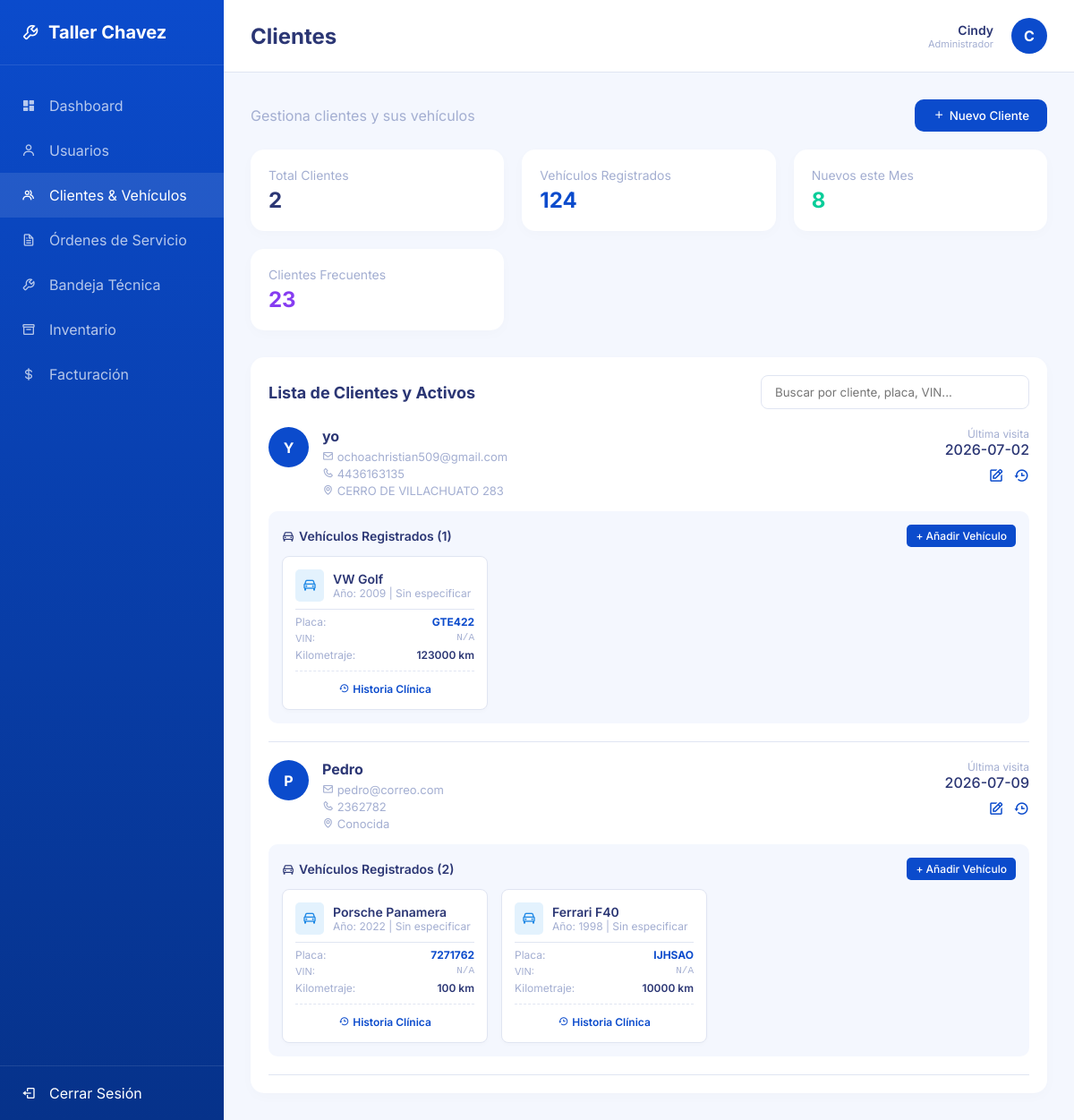
/clientes/ (signed in), run on the app's committed database.
### usuarios/models.py (models this page shows, shortened)
class UsuarioPersonalizado(AbstractUser):
    ROLES = (
        ('ADMIN', 'Administrador'),
        ('MECANICO', 'Mecánico'),
        ('RECEPCIONISTA', 'Recepcionista'),
    )
    rol = models.CharField(max_length=20, choices=ROLES, default='RECEPCIONISTA')
    telefono = models.CharField(max_length=20, blank=True, null=True)

### clientes/models.py (models this page shows, shortened)
class Cliente(models.Model):
    nombre = models.CharField(max_length=100)
    email = models.EmailField(unique=True, blank=True, null=True)
    telefono = models.CharField(max_length=20)
    direccion = models.TextField(blank=True, null=True)
    fecha_registro = models.DateTimeField(auto_now_add=True)

class Vehiculo(models.Model):
    cliente = models.ForeignKey(Cliente, on_delete=models.CASCADE, related_name='vehiculos')
    marca = models.CharField(max_length=50)
    modelo = models.CharField(max_length=50)
    anio = models.IntegerField()
    color = models.CharField(max_length=30, default='Sin especificar')
    placa = models.CharField(max_length=20, unique=True)
    vin = models.CharField(max_length=17, unique=True, null=True, blank=True)
    kilometraje = models.IntegerField(default=0)

### clientes/views.py (the view)
# urls.py: path('', views.clientes_lista, name='clientes_lista'),
@recepcionista_required
def clientes_lista(request):
    if request.method == 'POST':
        form = ClienteForm(request.POST)
        if form.is_valid():
            form.save()
            messages.success(request, 'Cliente registrado exitosamente.')
            return redirect('clientes_lista')
        else:
            for field, errors in form.errors.items():
                for error in errors:
                    messages.error(request, f"{error}")
    else:
        form = ClienteForm()
    clientes = Cliente.objects.prefetch_related('vehiculos').all()
    vehiculo_form = VehiculoForm()
    return render(request, 'clientes/lista.html', {'clientes': clientes, 'form': form, 'vehiculo_form': vehiculo_form})

### clientes/templates/clientes/lista.html (shortened to what this page needs)
{% extends 'base.html' %}
{% block page_title %}Clientes{% endblock %}
{% block content %}
<div style="display: flex; justify-content: space-between; align-items: center; margin-bottom: 20px;">
    <p style="color: var(--text-muted);">Gestiona clientes y sus vehículos</p>
    <button onclick="openModal('modalCliente')" style="background: var(--primary-blue); color: white; border: none; padding: 10px 20px; border-radius: 10px; cursor: pointer; display: flex; align-items: center; gap: 5px; font-weight: 500;">
        <i class='bx bx-plus'></i> Nuevo Cliente
    </button>
</div>
<div class="stats-grid">
    <div class="stat-card">
        <div class="stat-title">Total Clientes</div>
        <div class="stat-value">{{ clientes.count }}</div>
    </div>
    <div class="stat-card" style="color: var(--primary-blue);">
        <div class="stat-title">Vehículos Registrados</div>
        <div class="stat-value">124</div>
    </div>
    <div class="stat-card" style="color: var(--success-green);">
        <div class="stat-title">Nuevos este Mes</div>
        <div class="stat-value">8</div>
    </div>
    <div class="stat-card" style="color: var(--purple);">
        <div class="stat-title">Clientes Frecuentes</div>
        <div class="stat-value">23</div>
    </div>
</div>
<div class="card-table">
    <div style="display: flex; justify-content: space-between; align-items: center; margin-bottom: 20px;">
        <div class="card-table-header" style="margin-bottom: 0;">Lista de Clientes y Activos</div>
        <input type="text" id="busquedaClientes" placeholder="Buscar por cliente, placa, VIN..." style="padding: 10px 15px; border: 1px solid var(--border-color); border-radius: 8px; outline: none; width: 300px;">
    </div>
    <div id="contenedorClientes" style="display: flex; flex-direction: column; gap: 20px;">
        {% for cliente in clientes %}
        <div class="item-cliente" style="border-bottom: 1px solid var(--border-color); padding-bottom: 20px;">
            <div style="display: flex; justify-content: space-between; margin-bottom: 15px;">
                <div style="display: flex; gap: 15px;">
                    <div class="avatar" style="width: 45px; height: 45px; font-size: 16px;">
                        {{ cliente.nombre|make_list|first|upper }}
                    </div>
                    <div>
                        <div style="font-weight: bold; font-size: 16px; color: var(--text-main);">{{ cliente.nombre }}</div>
                        <div style="color: var(--text-muted); font-size: 13px; display: flex; flex-direction: column; gap: 3px; margin-top: 5px;">
                            <span><i class='bx bx-envelope'></i> {{ cliente.email|default:"Sin correo" }}</span>
                            <span><i class='bx bx-phone'></i> {{ cliente.telefono }}</span>
                            <span><i class='bx bx-map'></i> {{ cliente.direccion|default:"Sin dirección" }}</span>
                        </div>
                    </div>
                </div>
                <div style="text-align: right;">
                    <div style="font-size: 12px; color: var(--text-muted);">Última visita</div>
                    <div style="font-weight: 500; margin-bottom: 10px;">{{ cliente.fecha_registro|date:"Y-m-d" }}</div>
                    <div style="color: var(--primary-blue); font-size: 18px; display: flex; gap: 10px; justify-content: flex-end;">
                        <i class='bx bx-edit' style="cursor: pointer;"></i>
                        <i class='bx bx-history' style="cursor: pointer;"></i>
                    </div>
                </div>
            </div>
            <div style="background: var(--light-bg); border-radius: 10px; padding: 15px;">
                <div style="font-size: 14px; font-weight: 600; margin-bottom: 10px; display: flex; align-items: center; justify-content: space-between;">
                    <span style="display: flex; align-items: center; gap: 5px;"><i class='bx bx-car'></i> Vehículos Registrados ({{ cliente.vehiculos.count }})</span>
                    <button onclick="openModal('modalVehiculo{{ cliente.id }}')" style="background: var(--primary-blue); color: white; border: none; padding: 5px 10px; border-radius: 5px; cursor: pointer; font-size: 12px; font-weight: 500;">+ Añadir Vehículo</button>
                </div>
                <div style="display: flex; flex-wrap: wrap; gap: 15px;">
                    {% for vehiculo in cliente.vehiculos.all %}
                    <div style="background: white; border-radius: 8px; padding: 14px; width: 230px; box-shadow: 0 2px 5px rgba(0,0,0,0.02); border: 1px solid var(--border-color);">
                        <div style="display: flex; align-items: center; gap: 10px; margin-bottom: 8px;">
                            <div style="background: #e3f2fd; color: #1e88e5; border-radius: 5px; padding: 8px;"><i class='bx bx-car'></i></div>
                            <div>
                                <div style="font-weight: 600; font-size: 14px;">{{ vehiculo.marca }} {{ vehiculo.modelo }}</div>
                                <div style="color: var(--text-muted); font-size: 12px;">Año: {{ vehiculo.anio }} | {{ vehiculo.color }}</div>
                            </div>
                        </div>
                        <div style="font-size: 12px; color: var(--text-muted); display: flex; justify-content: space-between; border-top: 1px solid var(--border-color); padding-top: 6px;">
                            <span>Placa:</span> <span style="font-weight: bold; color: var(--primary-blue);">{{ vehiculo.placa }}</span>
                        </div>
                        <div style="font-size: 11px; color: var(--text-muted); display: flex; justify-content: space-between; margin-top: 4px;">
                            <span>VIN:</span> <span style="font-family: monospace;">{{ vehiculo.vin|default:"N/A"|truncatechars:10 }}</span>
                        </div>
                        <div style="font-size: 12px; color: var(--text-muted); display: flex; justify-content: space-between; margin-top: 4px;">
                            <span>Kilometraje:</span> <span style="font-weight: 600; color: var(--text-main);">{{ vehiculo.kilometraje }} km</span>
                        </div>
                        <div style="margin-top: 10px; border-top: 1px dashed var(--border-color); padding-top: 8px; text-align: center;">
                            <a href="{% url 'vehiculo_historial' vehiculo.id %}" style="color: var(--primary-blue); font-size: 12px; font-weight: 600; text-decoration: none; display: inline-flex; align-items: center; gap: 4px;">
                                <i class='bx bx-history'></i> Historia Clínica
                            </a>
                        </div>
                    </div>
                    {% empty %}
                    <div style="color: var(--text-muted); font-size: 13px;">Sin vehículos registrados para este cliente.</div>
                    {% endfor %}
                </div>
            </div>
        </div>
        {% empty %}
        <div style="text-align: center; padding: 20px; color: var(--text-muted);">No hay clientes registrados.</div>
        {% endfor %}
    </div>
</div>
{% endblock %}

### nucleo/templates/base.html (shortened to what this page needs)
<!DOCTYPE html>
<html lang="es">
<head>
    <link href="https://unpkg.com/boxicons@2.1.4/css/boxicons.min.css" rel="stylesheet">
    {% load static %}
    <link rel="stylesheet" href="{% static 'css/estilos.css' %}">
</head>
<body>
    <aside class="sidebar">
        <div class="sidebar-header">
            <i class='bx bx-wrench'></i>
            <span>Taller Chavez</span>
        </div>
        <ul class="nav-links">
            <a href="{% url 'dashboard' %}">
                <li class="{% if request.resolver_match.url_name == 'dashboard' %}active{% endif %}">
                    <i class='bx bxs-dashboard'></i> Dashboard
                </li>
            </a>
            {% if request.user.rol == 'ADMIN' %}
            <a href="{% url 'usuarios_lista' %}">
                <li class="{% if 'usuario' in request.resolver_match.url_name %}active{% endif %}">
                    <i class='bx bx-user'></i> Usuarios
                </li>
            </a>
            {% endif %}
            {% if request.user.rol == 'ADMIN' or request.user.rol == 'RECEPCIONISTA' %}
            <a href="{% url 'clientes_lista' %}">
                <li class="{% if 'cliente' in request.resolver_match.url_name %}active{% endif %}">
                    <i class='bx bx-group'></i> Clientes & Vehículos
                </li>
            </a>
            {% endif %}
            <a href="{% url 'ordenes_lista' %}">
                <li class="{% if 'orden' in request.resolver_match.url_name and request.resolver_match.url_name != 'ordenes_bandeja' %}active{% endif %}">
                    <i class='bx bx-file'></i> Órdenes de Servicio
                </li>
            </a>
            {% if request.user.rol == 'MECANICO' or request.user.rol == 'ADMIN' %}
            <a href="{% url 'ordenes_bandeja' %}">
                <li class="{% if request.resolver_match.url_name == 'ordenes_bandeja' %}active{% endif %}">
                    <i class='bx bx-wrench'></i> Bandeja Técnica
                </li>
            </a>
            {% endif %}
            {% if request.user.rol == 'ADMIN' or request.user.rol == 'RECEPCIONISTA' %}
            <a href="{% url 'inventario_lista' %}">
                <li class="{% if 'inventario' in request.resolver_match.url_name %}active{% endif %}">
                    <i class='bx bx-box'></i> Inventario
                </li>
            </a>
            <a href="{% url 'facturacion_lista' %}">
                <li class="{% if 'factura' in request.resolver_match.url_name %}active{% endif %}">
                    <i class='bx bx-dollar'></i> Facturación
                </li>
            </a>
            {% endif %}
        </ul>
        <a href="{% url 'logout' %}" style="text-decoration: none; color: inherit; margin-top: auto;">
            <div class="logout-btn">
                <i class='bx bx-log-out'></i>
                <span>Cerrar Sesión</span>
            </div>
        </a>
    </aside>
    <main class="main-content">
        <header class="top-header">
            <div class="page-title">{% block page_title %}Dashboard{% endblock %}</div>
            <div class="user-profile">
                <div style="text-align: right; margin-right: 10px;">
                    <div style="font-weight: 600; font-size: 14px;">{{ request.user.first_name|default:request.user.username }}</div>
                    <div style="font-size: 11px; color: var(--text-muted);">{{ request.user.get_rol_display }}</div>
                </div>
                <div class="avatar">
                    {{ request.user.first_name|default:request.user.username|make_list|first|upper }}
                </div>
            </div>
        </header>
        <div class="content-wrapper">
            {% block content %}
            {% endblock %}
        </div>
    </main>
</body>
</html>

### data on the page
UsuarioPersonalizado: user.first_name "Cindy", user.rol "Administrador", user.first_name|make_list "C"
Cliente: nombre|make_list "Y", nombre "yo", email "ochoachristian509@gmail.com", telefono "4436163135", direccion "CERRO DE VILLACHUATO 283", fecha_registro "2026-07-02", vehiculos.count "1"
Vehiculo: marca "VW", modelo "Golf", anio "2009", color "Sin especificar", placa "GTE422", vin "N/A", kilometraje "123000"
Cliente: nombre|make_list "P", nombre "Pedro", email "pedro@correo.com", telefono "2362782", direccion "Conocida", fecha_registro "2026-07-09", vehiculos.count "2"
Vehiculo: marca "Porsche", modelo "Panamera", anio "2022", color "Sin especificar", placa "7271762", vin "N/A", kilometraje "100"
Vehiculo: marca "Ferrari", modelo "F40", anio "1998", color "Sin especificar", placa "IJHSAO", vin "N/A", kilometraje "10000"

### other printed values
{{ clientes.count }} "2"
